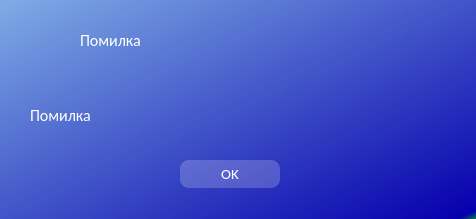
<?xml version="1.0" encoding="UTF-8"?>
<ui version="4.0">
 <class>WarningMessage</class>
 <widget class="QDialog" name="WarningMessage">
  <property name="geometry">
   <rect>
    <x>0</x>
    <y>0</y>
    <width>476</width>
    <height>219</height>
   </rect>
  </property>
  <property name="font">
   <font>
    <family>Calibri</family>
    <pointsize>10</pointsize>
   </font>
  </property>
  <property name="windowTitle">
   <string>Увага!</string>
  </property>
  <property name="windowIcon">
   <iconset resource="wm-rc.qrc">
    <normaloff>:/icons/Icons/error_outline_black_48dp.svg</normaloff>:/icons/Icons/error_outline_black_48dp.svg</iconset>
  </property>
  <property name="styleSheet">
   <string notr="true">background-color: qlineargradient(spread:pad, x1:0, y1:0, x2:1, y2:1, stop:0 rgba(127, 172, 229, 255), stop:0.9801 rgba(6, 0, 173, 255), stop:1 rgba(0, 131, 68, 255));</string>
  </property>
  <widget class="QLabel" name="message">
   <property name="geometry">
    <rect>
     <x>80</x>
     <y>30</y>
     <width>271</width>
     <height>21</height>
    </rect>
   </property>
   <property name="font">
    <font>
     <family>Calibri</family>
     <pointsize>12</pointsize>
    </font>
   </property>
   <property name="styleSheet">
    <string notr="true">color: white;
background-color: none;
border: none;</string>
   </property>
   <property name="text">
    <string>Помилка</string>
   </property>
  </widget>
  <widget class="QLabel" name="label_2">
   <property name="geometry">
    <rect>
     <x>20</x>
     <y>20</y>
     <width>51</width>
     <height>51</height>
    </rect>
   </property>
   <property name="font">
    <font>
     <family>Calibri</family>
     <pointsize>12</pointsize>
    </font>
   </property>
   <property name="styleSheet">
    <string notr="true">color: white;
background-color: none;
border: none;</string>
   </property>
   <property name="text">
    <string/>
   </property>
   <property name="pixmap">
    <pixmap resource="wm-rc.qrc">:/icons/Icons/error_outline_white_48dp.svg</pixmap>
   </property>
   <property name="alignment">
    <set>Qt::AlignCenter</set>
   </property>
  </widget>
  <widget class="QPushButton" name="btnOk">
   <property name="geometry">
    <rect>
     <x>180</x>
     <y>160</y>
     <width>100</width>
     <height>28</height>
    </rect>
   </property>
   <property name="font">
    <font>
     <family>Calibri</family>
     <pointsize>11</pointsize>
    </font>
   </property>
   <property name="styleSheet">
    <string notr="true">QPushButton {
color: white;
background-color: rgba(255,255,255,50);
border: none;
border-radius: 9px;
}
QPushButton:hover{
background-color: rgba(255,255,255,75);
}
QPushButton:pressed{
background-color: rgba(255,255,255,95);
}</string>
   </property>
   <property name="text">
    <string>OK</string>
   </property>
   <property name="iconSize">
    <size>
     <width>28</width>
     <height>20</height>
    </size>
   </property>
  </widget>
  <widget class="QLabel" name="label_3">
   <property name="geometry">
    <rect>
     <x>30</x>
     <y>90</y>
     <width>411</width>
     <height>51</height>
    </rect>
   </property>
   <property name="font">
    <font>
     <family>Calibri</family>
     <pointsize>12</pointsize>
    </font>
   </property>
   <property name="styleSheet">
    <string notr="true">color: white;
background-color: none;
border: none;</string>
   </property>
   <property name="text">
    <string>Помилка</string>
   </property>
  </widget>
 </widget>
 <resources>
  <include location="wm-rc.qrc"/>
 </resources>
 <connections/>
</ui>
